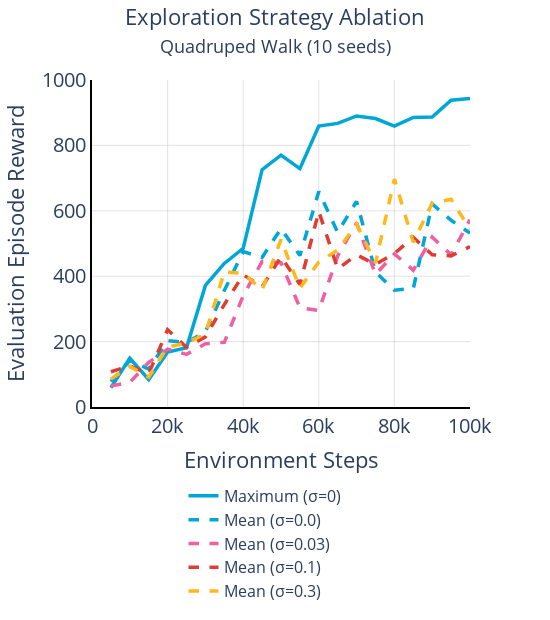

Notebook code for this chart:
### Code cell
# Create the main figure
import plotly.graph_objects as go

# ICML 2026 double-column format: figure will be ~half A4 width
# Need large fonts and thick lines for readability at reduced size
# Tall and narrow aspect ratio with legend at bottom
TITLE_FONT_SIZE = 22
SUBTITLE_FONT_SIZE = 18
AXIS_LABEL_FONT_SIZE = 22
TICK_FONT_SIZE = 20
LEGEND_FONT_SIZE = 16
LINE_WIDTH = 3.5
FIGURE_WIDTH = 550   # Narrower
FIGURE_HEIGHT = 620  # Taller to fit two-line title and legend

def create_exploration_ablation_figure(
    df: pd.DataFrame,
    metric_key: str = "eval/episode_reward",
    task_name: str = "Quadruped Walk",
    max_step: int = 100000,
    y_max: int = 1000,
) -> go.Figure:
    """Create sample efficiency figure for exploration ablation.
    
    Shows: max (no noise) vs mean (with varying noise levels).
    Demonstrates that optimistic (max) head selection outperforms
    pessimistic (mean) with additive exploration noise.
    """
    fig = go.Figure()
    
    # Filter to max_step
    df = df[df["step"] <= max_step]
    
    # Group by condition and step, compute mean across seeds
    summary = (
        df.groupby(["head_reduce", "action_noise", "step"], as_index=False)
        .agg(mean_reward=(metric_key, "mean"))
    )
    
    # Define visual encodings - color encodes noise level
    noise_colors = {
        0.0: STYLE.COLORS[0],   # Cyan - no noise
        0.03: STYLE.COLORS[1],  # Pink
        0.1: STYLE.COLORS[2],   # Red
        0.3: STYLE.COLORS[3],   # Yellow
    }
    
    # Lines to plot:
    # - max with noise=0 (our method, solid cyan)
    # - mean with all noise levels (dashed, colored by noise)
    conditions_to_plot = [
        ("max", 0.0),    # Our method
        ("mean", 0.0),
        ("mean", 0.03),
        ("mean", 0.1),
        ("mean", 0.3),
    ]
    
    for head_reduce, action_noise in conditions_to_plot:
        mask = (summary["head_reduce"] == head_reduce) & (summary["action_noise"] == action_noise)
        group = summary[mask].sort_values("step")
        
        if group.empty:
            continue
        
        color = noise_colors.get(action_noise, STYLE.COLORS[4])
        dash = "solid" if head_reduce == "max" else "dash"
        
        # Create descriptive label
        if head_reduce == "max":
            label = "Maximum (σ=0)"
        else:
            label = f"Mean (σ={action_noise})"
        
        # Add mean line only (no std band)
        fig.add_trace(
            go.Scatter(
                x=group["step"],
                y=group["mean_reward"],
                mode="lines",
                name=label,
                line=dict(color=color, dash=dash, width=LINE_WIDTH),
                hovertemplate=f"{label}<br>Step=%{{x}}<br>Reward=%{{y:.1f}}<extra></extra>",
            )
        )
    
    # Apply styling with publication-ready fonts
    num_seeds = df["seed"].nunique()
    
    # Two-line title: main title + subtitle with task/seeds
    title_text = f"Exploration Strategy Ablation<br><span style='font-size:{SUBTITLE_FONT_SIZE}px'>{task_name} ({num_seeds} seeds)</span>"
    
    fig.update_layout(
        title=dict(
            text=title_text,
            font=dict(size=TITLE_FONT_SIZE),
            y=0.96,
            x=0.5,
            xanchor="center",
        ),
        xaxis_title=dict(text="Environment Steps", font=dict(size=AXIS_LABEL_FONT_SIZE)),
        yaxis_title=dict(text="Evaluation Episode Reward", font=dict(size=AXIS_LABEL_FONT_SIZE)),
        font=dict(size=TICK_FONT_SIZE),  # Base font size
        plot_bgcolor="white",
        paper_bgcolor="white",
        width=FIGURE_WIDTH,
        height=FIGURE_HEIGHT,
    )
    
    # Set axis ranges and add grid lines
    fig.update_xaxes(
        range=[0, max_step],
        showgrid=True,
        gridwidth=1,
        gridcolor="rgba(200,200,200,0.5)",
        showline=True,
        linewidth=2,
        linecolor="black",
        tickfont=dict(size=TICK_FONT_SIZE),
    )
    fig.update_yaxes(
        range=[0, y_max],
        showgrid=True,
        gridwidth=1,
        gridcolor="rgba(200,200,200,0.5)",
        showline=True,
        linewidth=2,
        linecolor="black",
        tickfont=dict(size=TICK_FONT_SIZE),
    )
    
    # Position legend at the bottom in a grid (3 on top, 2 below)
    fig.update_layout(
        legend=dict(
            orientation="h",
            yanchor="top",
            y=-0.22,
            xanchor="center",
            x=0.5,
            bgcolor="rgba(255,255,255,0.9)",
            font=dict(size=LEGEND_FONT_SIZE),
            entrywidth=150,
            entrywidthmode="pixels",
        ),
        margin=dict(t=80, b=140),  # Top margin for two-line title
    )
    
    return fig


fig = create_exploration_ablation_figure(
    runs_df,
    task_name="Quadruped Walk",
    max_step=100000,
    y_max=1000,
)
fig.show()

### Figure 1 — Plotly figure (JSON) as saved in the notebook; plotly's stock layout.template omitted (floating-point values rounded to 4 significant figures)
{"data": [{"hovertemplate": "Maximum (σ=0)<br>Step=%{x}<br>Reward=%{y:.1f}<extra></extra>", "line": {"color": "#00A6D6", "dash": "solid", "width": 3.5}, "mode": "lines", "name": "Maximum (σ=0)", "type": "scatter", "x": [5000, 10000, 15000, 20000, 25000, 30000, 35000, 40000, 45000, 50000, 55000, 60000, 65000, 70000, 75000, 80000, 85000, 90000, 95000, 100000], "y": [58.99, 149.6, 83.39, 168.4, 181.5, 372.0, 439.0, 485.1, 725.7, 770.1, 728.7, 859.2, 867.3, 890.1, 882.2, 859.3, 885.3, 886.7, 938.0, 943.8]}, {"hovertemplate": "Mean (σ=0.0)<br>Step=%{x}<br>Reward=%{y:.1f}<extra></extra>", "line": {"color": "#00A6D6", "dash": "dash", "width": 3.5}, "mode": "lines", "name": "Mean (σ=0.0)", "type": "scatter", "x": [5000, 10000, 15000, 20000, 25000, 30000, 35000, 40000, 45000, 50000, 55000, 60000, 65000, 70000, 75000, 80000, 85000, 90000, 95000, 100000], "y": [77.66, 142.2, 116.0, 202.7, 197.2, 230.1, 356.3, 475.0, 457.7, 545.6, 463.3, 659.1, 534.0, 629.0, 412.9, 357.1, 362.5, 620.8, 571.0, 531.7]}, {"hovertemplate": "Mean (σ=0.03)<br>Step=%{x}<br>Reward=%{y:.1f}<extra></extra>", "line": {"color": "#EF60A3", "dash": "dash", "width": 3.5}, "mode": "lines", "name": "Mean (σ=0.03)", "type": "scatter", "x": [5000, 10000, 15000, 20000, 25000, 30000, 35000, 40000, 45000, 50000, 55000, 60000, 65000, 70000, 75000, 80000, 85000, 90000, 95000, 100000], "y": [64.2, 75.27, 136.7, 176.8, 161.0, 193.4, 197.8, 340.4, 444.8, 441.2, 303.6, 294.9, 462.4, 562.9, 405.3, 468.2, 418.3, 519.5, 465.6, 572.9]}, {"hovertemplate": "Mean (σ=0.1)<br>Step=%{x}<br>Reward=%{y:.1f}<extra></extra>", "line": {"color": "#E03C31", "dash": "dash", "width": 3.5}, "mode": "lines", "name": "Mean (σ=0.1)", "type": "scatter", "x": [5000, 10000, 15000, 20000, 25000, 30000, 35000, 40000, 45000, 50000, 55000, 60000, 65000, 70000, 75000, 80000, 85000, 90000, 95000, 100000], "y": [107.8, 125.8, 102.0, 236.4, 182.7, 214.5, 313.3, 404.2, 367.6, 459.1, 374.7, 598.3, 422.2, 465.6, 436.4, 469.4, 518.8, 465.7, 462.2, 490.5]}, {"hovertemplate": "Mean (σ=0.3)<br>Step=%{x}<br>Reward=%{y:.1f}<extra></extra>", "line": {"color": "#FFB81C", "dash": "dash", "width": 3.5}, "mode": "lines", "name": "Mean (σ=0.3)", "type": "scatter", "x": [5000, 10000, 15000, 20000, 25000, 30000, 35000, 40000, 45000, 50000, 55000, 60000, 65000, 70000, 75000, 80000, 85000, 90000, 95000, 100000], "y": [85.36, 124.2, 91.4, 183.6, 195.3, 223.5, 413.1, 408.8, 358.2, 511.7, 363.8, 443.3, 480.0, 559.2, 440.1, 697.0, 504.0, 623.5, 635.3, 543.7]}], "layout": {"font": {"size": 20}, "height": 620, "legend": {"bgcolor": "rgba(255,255,255,0.9)", "entrywidth": 150, "entrywidthmode": "pixels", "font": {"size": 16}, "orientation": "h", "x": 0.5, "xanchor": "center", "y": -0.22, "yanchor": "top"}, "margin": {"b": 140, "t": 80}, "paper_bgcolor": "white", "plot_bgcolor": "white", "title": {"font": {"size": 22}, "text": "Exploration Strategy Ablation<br><span style='font-size:18px'>Quadruped Walk (10 seeds)</span>", "x": 0.5, "xanchor": "center", "y": 0.96}, "width": 550, "xaxis": {"gridcolor": "rgba(200,200,200,0.5)", "gridwidth": 1, "linecolor": "black", "linewidth": 2, "range": [0, 100000], "showgrid": true, "showline": true, "tickfont": {"size": 20}, "title": {"font": {"size": 22}, "text": "Environment Steps"}}, "yaxis": {"gridcolor": "rgba(200,200,200,0.5)", "gridwidth": 1, "linecolor": "black", "linewidth": 2, "range": [0, 1000], "showgrid": true, "showline": true, "tickfont": {"size": 20}, "title": {"font": {"size": 22}, "text": "Evaluation Episode Reward"}}}}
